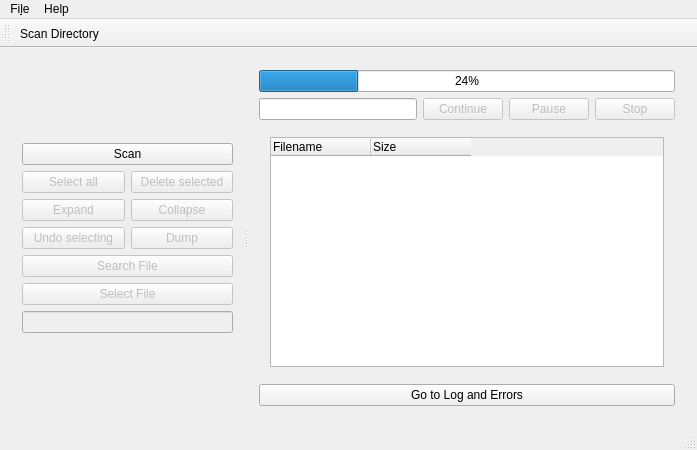
<?xml version="1.0" encoding="UTF-8"?>
<ui version="4.0">
 <class>MainWindow</class>
 <widget class="QMainWindow" name="MainWindow">
  <property name="geometry">
   <rect>
    <x>0</x>
    <y>0</y>
    <width>697</width>
    <height>450</height>
   </rect>
  </property>
  <property name="windowTitle">
   <string>MainWindow</string>
  </property>
  <widget class="QWidget" name="centralWidget">
   <property name="sizePolicy">
    <sizepolicy hsizetype="Expanding" vsizetype="Expanding">
     <horstretch>0</horstretch>
     <verstretch>0</verstretch>
    </sizepolicy>
   </property>
   <property name="minimumSize">
    <size>
     <width>634</width>
     <height>374</height>
    </size>
   </property>
   <property name="maximumSize">
    <size>
     <width>6666666</width>
     <height>6666666</height>
    </size>
   </property>
   <property name="mouseTracking">
    <bool>true</bool>
   </property>
   <property name="layoutDirection">
    <enum>Qt::LeftToRight</enum>
   </property>
   <property name="autoFillBackground">
    <bool>false</bool>
   </property>
   <layout class="QVBoxLayout" name="verticalLayout_5">
    <item>
     <widget class="QSplitter" name="splitter">
      <property name="orientation">
       <enum>Qt::Horizontal</enum>
      </property>
      <widget class="QWidget" name="widget" native="true">
       <layout class="QVBoxLayout" name="verticalLayout_4">
        <item>
         <layout class="QVBoxLayout" name="verticalLayout_3">
          <item>
           <widget class="QPushButton" name="scanButton">
            <property name="text">
             <string>Scan</string>
            </property>
           </widget>
          </item>
          <item>
           <layout class="QGridLayout" name="gridLayout">
            <item row="3" column="0">
             <widget class="QPushButton" name="undoButton">
              <property name="enabled">
               <bool>false</bool>
              </property>
              <property name="text">
               <string>Undo selecting</string>
              </property>
             </widget>
            </item>
            <item row="0" column="1">
             <widget class="QPushButton" name="deleteButton">
              <property name="enabled">
               <bool>false</bool>
              </property>
              <property name="text">
               <string>Delete selected</string>
              </property>
             </widget>
            </item>
            <item row="0" column="0">
             <widget class="QPushButton" name="selectButton">
              <property name="enabled">
               <bool>false</bool>
              </property>
              <property name="text">
               <string>Select all</string>
              </property>
             </widget>
            </item>
            <item row="3" column="1">
             <widget class="QPushButton" name="dumpButton">
              <property name="enabled">
               <bool>false</bool>
              </property>
              <property name="text">
               <string>Dump</string>
              </property>
             </widget>
            </item>
            <item row="1" column="1">
             <widget class="QPushButton" name="collapse">
              <property name="enabled">
               <bool>false</bool>
              </property>
              <property name="text">
               <string>Collapse</string>
              </property>
             </widget>
            </item>
            <item row="1" column="0">
             <widget class="QPushButton" name="expand">
              <property name="enabled">
               <bool>false</bool>
              </property>
              <property name="text">
               <string>Expand</string>
              </property>
             </widget>
            </item>
           </layout>
          </item>
          <item>
           <layout class="QVBoxLayout" name="verticalLayout_2">
            <item>
             <widget class="QPushButton" name="buttonSearch">
              <property name="enabled">
               <bool>false</bool>
              </property>
              <property name="text">
               <string>Search File</string>
              </property>
             </widget>
            </item>
            <item>
             <widget class="QPushButton" name="buttonSelect">
              <property name="enabled">
               <bool>false</bool>
              </property>
              <property name="text">
               <string>Select File</string>
              </property>
             </widget>
            </item>
            <item>
             <widget class="QLineEdit" name="lineEditFile">
              <property name="enabled">
               <bool>false</bool>
              </property>
             </widget>
            </item>
           </layout>
          </item>
         </layout>
        </item>
       </layout>
      </widget>
      <widget class="QWidget" name="layoutWidget">
       <layout class="QVBoxLayout" name="verticalLayout">
        <item>
         <widget class="QProgressBar" name="progressBar">
          <property name="sizePolicy">
           <sizepolicy hsizetype="Expanding" vsizetype="Fixed">
            <horstretch>0</horstretch>
            <verstretch>0</verstretch>
           </sizepolicy>
          </property>
          <property name="value">
           <number>24</number>
          </property>
         </widget>
        </item>
        <item>
         <layout class="QHBoxLayout" name="horizontalLayout">
          <item>
           <widget class="QLineEdit" name="lineEdit">
            <property name="maximumSize">
             <size>
              <width>263</width>
              <height>16777215</height>
             </size>
            </property>
           </widget>
          </item>
          <item>
           <widget class="QPushButton" name="continueButton">
            <property name="enabled">
             <bool>false</bool>
            </property>
            <property name="text">
             <string>Continue</string>
            </property>
           </widget>
          </item>
          <item>
           <widget class="QPushButton" name="pauseButton">
            <property name="enabled">
             <bool>false</bool>
            </property>
            <property name="text">
             <string>Pause</string>
            </property>
           </widget>
          </item>
          <item>
           <widget class="QPushButton" name="buttonStop">
            <property name="enabled">
             <bool>false</bool>
            </property>
            <property name="text">
             <string>Stop</string>
            </property>
           </widget>
          </item>
         </layout>
        </item>
        <item>
         <widget class="QStackedWidget" name="stackedWidget">
          <property name="currentIndex">
           <number>0</number>
          </property>
          <widget class="QWidget" name="page">
           <layout class="QVBoxLayout" name="verticalLayout_7">
            <item>
             <widget class="QTreeWidget" name="treeWidget">
              <attribute name="headerMinimumSectionSize">
               <number>100</number>
              </attribute>
              <attribute name="headerStretchLastSection">
               <bool>false</bool>
              </attribute>
              <column>
               <property name="text">
                <string>Filename</string>
               </property>
              </column>
              <column>
               <property name="text">
                <string>Size</string>
               </property>
              </column>
             </widget>
            </item>
           </layout>
          </widget>
          <widget class="QWidget" name="page_2">
           <layout class="QVBoxLayout" name="verticalLayout_6">
            <item>
             <widget class="QListWidget" name="listWidget"/>
            </item>
           </layout>
          </widget>
         </widget>
        </item>
        <item>
         <widget class="QPushButton" name="switchButton">
          <property name="text">
           <string>Go to Log and Errors</string>
          </property>
         </widget>
        </item>
       </layout>
      </widget>
     </widget>
    </item>
   </layout>
  </widget>
  <widget class="QMenuBar" name="menuBar">
   <property name="geometry">
    <rect>
     <x>0</x>
     <y>0</y>
     <width>697</width>
     <height>18</height>
    </rect>
   </property>
   <widget class="QMenu" name="menuFile">
    <property name="title">
     <string>Fi&amp;le</string>
    </property>
    <addaction name="actionScan_Directory"/>
    <addaction name="separator"/>
    <addaction name="actionExit"/>
   </widget>
   <widget class="QMenu" name="menuHelp">
    <property name="title">
     <string>Help</string>
    </property>
    <addaction name="actionAbout"/>
   </widget>
   <addaction name="menuFile"/>
   <addaction name="menuHelp"/>
  </widget>
  <widget class="QToolBar" name="toolBar">
   <property name="windowTitle">
    <string>toolBar</string>
   </property>
   <attribute name="toolBarArea">
    <enum>TopToolBarArea</enum>
   </attribute>
   <attribute name="toolBarBreak">
    <bool>false</bool>
   </attribute>
   <addaction name="actionScan_Directory"/>
  </widget>
  <widget class="QStatusBar" name="statusBar"/>
  <action name="actionScan_Directory">
   <property name="text">
    <string>&amp;Scan Directory...</string>
   </property>
  </action>
  <action name="actionExit">
   <property name="text">
    <string>&amp;Exit</string>
   </property>
  </action>
  <action name="actionAbout">
   <property name="text">
    <string>About</string>
   </property>
  </action>
 </widget>
 <layoutdefault spacing="6" margin="11"/>
 <resources/>
 <connections/>
</ui>
